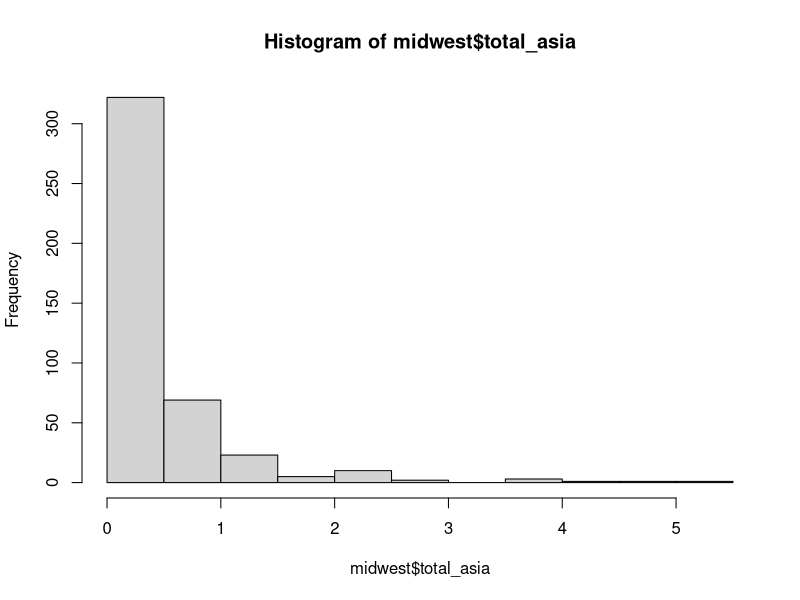
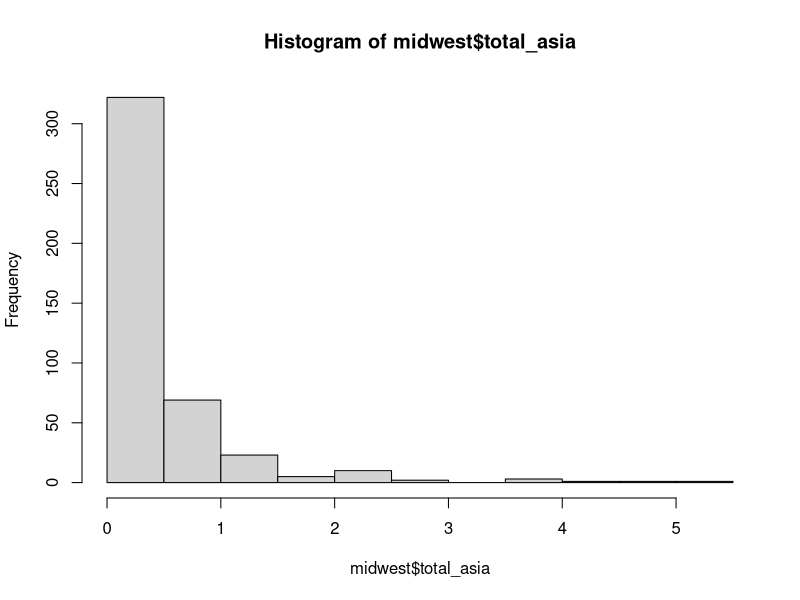
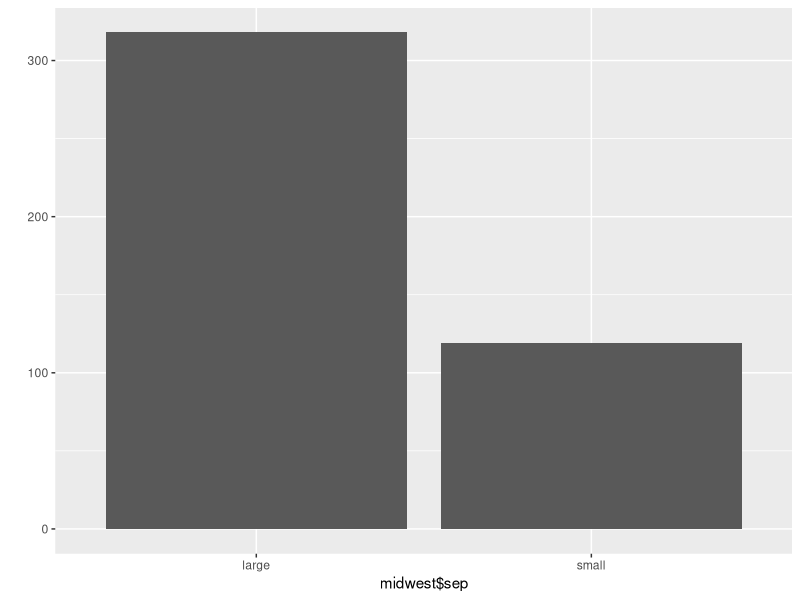

Generate these figures, in order, with R:
# ggplot2 패키지에는 미국 동북중부 437개 지역의
# 인구통계 정보를 담은 midwest 라는 데이터가 들어있습니다.
# midwest 데이터를 사용해 데이터 분석 문제를 해결하시오
# 1. poptotal 변수를 total 로, popasian 변수를
# asian 으로 수정하세요
# 2. total, asian 변수를 이용해 '전체 인구 대비 아시아 인구
# 백분율 파생변수를 만들고, 히스토그램을 만들어 도시들이
# 어떻게 분포하는지 살펴보시오.
# 아시아 인구 백분율 전체 평균을 구하고, 평균 초과하고
# 'large' , 그 외에는 'small' 을 부여하는 파생변수를 만드시오.
# 'large' 와 'small'에 해당하는 지역이 얼마나 되는지 
# 빈도표와 빈도 막대 그래프를 만들어 확인해 보세요.
library(ggplot2)
midwest <- as.data.frame(ggplot2::midwest)
head(midwest)
tail(midwest)
midwest$total <- midwest$poptotal
midwest$asian <- midwest$popasian
midwest$total_asia <- (midwest$asia/midwest$total)*100
hist(midwest$total_asia)
summary(midwest)
midwest$sep <- ifelse(midwest$total_asia<mean(midwest$total_asia), 'large', 'small')
table(midwest$sep)
hist(x=midwest$total_asia)
qplot(midwest$sep)
write.csv(midwest, file = "update_midwest.csv")
